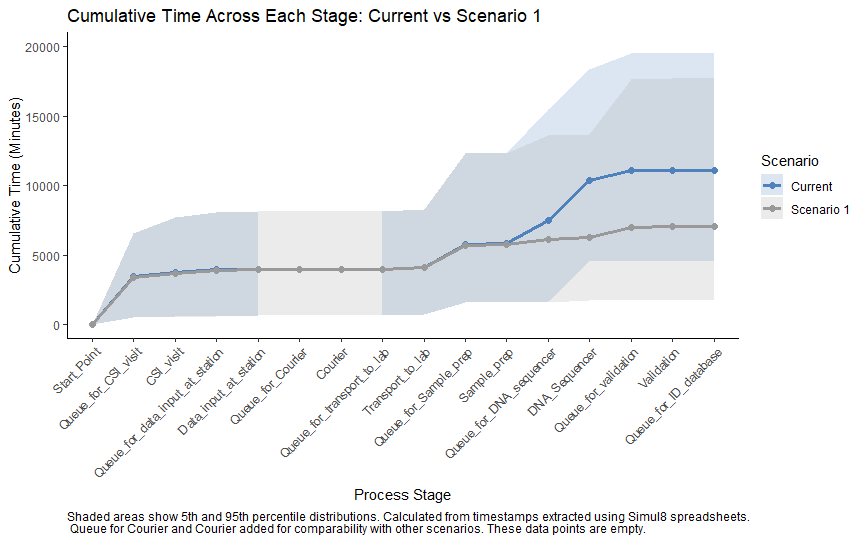

Write the R code that produced this figure.
# Load required libraries
library(dplyr)
library(ggplot2)

# Read and label the two datasets
data_current <- read.csv("cs.csv") %>% mutate(Scenario = "Current")
data_1 <- read.csv("S1.csv") %>% mutate(Scenario = "Scenario 1")

# Combine the two datasets
combined_data <- bind_rows(data_current, data_1)

# Set factor levels for Stages based on unique order across both datasets
all_stages <- unique(combined_data$Stages)
combined_data$Stages <- factor(combined_data$Stages, levels = all_stages)

# Define APA-compliant colors: muted blue and gray
my_colors <- c("Current" = "#4F81BD",    # muted blue
               "Scenario 1" = "#999999") # medium gray

# Plot Current vs Scenario 1
ggplot(combined_data, aes(x = Stages, group = Scenario)) +
  geom_ribbon(aes(ymin = X5thPercentile, ymax = X95thPercentile, fill = Scenario), alpha = 0.2) +
  geom_line(aes(y = Average, color = Scenario), size = 1.2) +
  geom_point(aes(y = Average, color = Scenario), size = 2) +
  labs(
    title = "Cumulative Time Across Each Stage: Current vs Scenario 1",
    x = "Process Stage",
    y = "Cumulative Time (Minutes)",
    caption = "Shaded areas show 5th and 95th percentile distributions. Calculated from timestamps extracted using Simul8 spreadsheets.\n Queue for Courier and Courier added for comparability with other scenarios. These data points are empty.",
    color = "Scenario",
    fill = "Scenario"
  ) +
  scale_color_manual(values = my_colors) +
  scale_fill_manual(values = my_colors) +
  scale_y_continuous(limits = c(0, 20000)) +
  theme_classic() +
  theme(axis.text.x = element_text(angle = 45, hjust = 1),
        plot.caption = element_text(hjust = 0))
